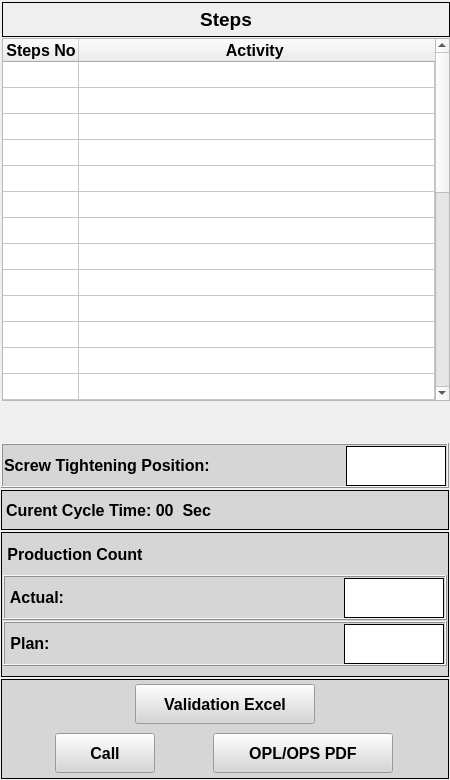
        <widget class="QFrame" name="Station_info_frm">
         <property name="enabled">
          <bool>true</bool>
         </property>
         <property name="minimumSize">
          <size>
           <width>450</width>
           <height>0</height>
          </size>
         </property>
         <property name="maximumSize">
          <size>
           <width>450</width>
           <height>16777215</height>
          </size>
         </property>
         <property name="frameShape">
          <enum>QFrame::NoFrame</enum>
         </property>
         <property name="frameShadow">
          <enum>QFrame::Raised</enum>
         </property>
         <property name="lineWidth">
          <number>1</number>
         </property>
         <property name="midLineWidth">
          <number>0</number>
         </property>
         <layout class="QVBoxLayout" name="verticalLayout_4">
          <property name="spacing">
           <number>2</number>
          </property>
          <property name="leftMargin">
           <number>1</number>
          </property>
          <property name="topMargin">
           <number>1</number>
          </property>
          <property name="rightMargin">
           <number>1</number>
          </property>
          <property name="bottomMargin">
           <number>1</number>
          </property>
          <item>
           <widget class="QWidget" name="only_table_widget" native="true">
            <property name="minimumSize">
             <size>
              <width>450</width>
              <height>0</height>
             </size>
            </property>
            <property name="maximumSize">
             <size>
              <width>450</width>
              <height>400</height>
             </size>
            </property>
            <property name="layoutDirection">
             <enum>Qt::LeftToRight</enum>
            </property>
            <layout class="QVBoxLayout" name="verticalLayout_3">
             <property name="spacing">
              <number>1</number>
             </property>
             <property name="leftMargin">
              <number>1</number>
             </property>
             <property name="topMargin">
              <number>1</number>
             </property>
             <property name="rightMargin">
              <number>1</number>
             </property>
             <property name="bottomMargin">
              <number>0</number>
             </property>
             <item>
              <widget class="QLabel" name="Step_lbl">
               <property name="minimumSize">
                <size>
                 <width>0</width>
                 <height>35</height>
                </size>
               </property>
               <property name="maximumSize">
                <size>
                 <width>16777215</width>
                 <height>35</height>
                </size>
               </property>
               <property name="font">
                <font>
                 <pointsize>14</pointsize>
                 <weight>75</weight>
                 <bold>true</bold>
                </font>
               </property>
               <property name="frameShape">
                <enum>QFrame::Box</enum>
               </property>
               <property name="text">
                <string>Steps</string>
               </property>
               <property name="alignment">
                <set>Qt::AlignCenter</set>
               </property>
              </widget>
             </item>
             <item>
              <widget class="QTableWidget" name="tableWidget">
               <property name="minimumSize">
                <size>
                 <width>0</width>
                 <height>290</height>
                </size>
               </property>
               <property name="maximumSize">
                <size>
                 <width>16777215</width>
                 <height>700</height>
                </size>
               </property>
               <property name="sizeAdjustPolicy">
                <enum>QAbstractScrollArea::AdjustToContents</enum>
               </property>
               <property name="autoScrollMargin">
                <number>13</number>
               </property>
               <property name="sortingEnabled">
                <bool>false</bool>
               </property>
               <property name="wordWrap">
                <bool>true</bool>
               </property>
               <property name="cornerButtonEnabled">
                <bool>true</bool>
               </property>
               <attribute name="horizontalHeaderVisible">
                <bool>true</bool>
               </attribute>
               <attribute name="horizontalHeaderCascadingSectionResizes">
                <bool>false</bool>
               </attribute>
               <attribute name="horizontalHeaderDefaultSectionSize">
                <number>76</number>
               </attribute>
               <attribute name="horizontalHeaderShowSortIndicator" stdset="0">
                <bool>false</bool>
               </attribute>
               <attribute name="horizontalHeaderStretchLastSection">
                <bool>true</bool>
               </attribute>
               <attribute name="verticalHeaderVisible">
                <bool>false</bool>
               </attribute>
               <attribute name="verticalHeaderCascadingSectionResizes">
                <bool>false</bool>
               </attribute>
               <attribute name="verticalHeaderDefaultSectionSize">
                <number>26</number>
               </attribute>
               <attribute name="verticalHeaderShowSortIndicator" stdset="0">
                <bool>false</bool>
               </attribute>
               <attribute name="verticalHeaderStretchLastSection">
                <bool>false</bool>
               </attribute>
               <row>
                <property name="text">
                 <string>New Row</string>
                </property>
               </row>
               <row>
                <property name="text">
                 <string>New Row</string>
                </property>
               </row>
               <row>
                <property name="text">
                 <string>New Row</string>
                </property>
               </row>
               <row>
                <property name="text">
                 <string>New Row</string>
                </property>
               </row>
               <row>
                <property name="text">
                 <string>New Row</string>
                </property>
               </row>
               <row>
                <property name="text">
                 <string>New Row</string>
                </property>
               </row>
               <row>
                <property name="text">
                 <string>New Row</string>
                </property>
               </row>
               <row>
                <property name="text">
                 <string>New Row</string>
                </property>
               </row>
               <row>
                <property name="text">
                 <string>New Row</string>
                </property>
               </row>
               <row>
                <property name="text">
                 <string>New Row</string>
                </property>
               </row>
               <row>
                <property name="text">
                 <string>New Row</string>
                </property>
               </row>
               <row>
                <property name="text">
                 <string>New Row</string>
                </property>
               </row>
               <row>
                <property name="text">
                 <string>New Row</string>
                </property>
               </row>
               <row>
                <property name="text">
                 <string>New Row</string>
                </property>
               </row>
               <row>
                <property name="text">
                 <string>New Row</string>
                </property>
               </row>
               <row>
                <property name="text">
                 <string>New Row</string>
                </property>
               </row>
               <row>
                <property name="text">
                 <string>New Row</string>
                </property>
               </row>
               <row>
                <property name="text">
                 <string>New Row</string>
                </property>
               </row>
               <row>
                <property name="text">
                 <string>New Row</string>
                </property>
               </row>
               <row>
                <property name="text">
                 <string>New Row</string>
                </property>
               </row>
               <row>
                <property name="text">
                 <string>New Row</string>
                </property>
               </row>
               <row>
                <property name="text">
                 <string>New Row</string>
                </property>
               </row>
               <row>
                <property name="text">
                 <string>New Row</string>
                </property>
               </row>
               <row>
                <property name="text">
                 <string>New Row</string>
                </property>
               </row>
               <row>
                <property name="text">
                 <string>New Row</string>
                </property>
               </row>
               <row>
                <property name="text">
                 <string>New Row</string>
                </property>
               </row>
               <row>
                <property name="text">
                 <string>New Row</string>
                </property>
               </row>
               <row>
                <property name="text">
                 <string>New Row</string>
                </property>
               </row>
               <row>
                <property name="text">
                 <string>New Row</string>
                </property>
               </row>
               <row>
                <property name="text">
                 <string>New Row</string>
                </property>
               </row>
               <row>
                <property name="text">
                 <string>New Row</string>
                </property>
               </row>
               <column>
                <property name="text">
                 <string>Steps No</string>
                </property>
                <property name="toolTip">
                 <string notr="true"/>
                </property>
                <property name="font">
                 <font>
                  <pointsize>12</pointsize>
                  <weight>75</weight>
                  <bold>true</bold>
                 </font>
                </property>
               </column>
               <column>
                <property name="text">
                 <string>Activity </string>
                </property>
                <property name="font">
                 <font>
                  <pointsize>12</pointsize>
                  <weight>75</weight>
                  <bold>true</bold>
                 </font>
                </property>
               </column>
              </widget>
             </item>
             <item>
              <spacer name="verticalSpacer_3">
               <property name="orientation">
                <enum>Qt::Vertical</enum>
               </property>
               <property name="sizeHint" stdset="0">
                <size>
                 <width>0</width>
                 <height>0</height>
                </size>
               </property>
              </spacer>
             </item>
            </layout>
           </widget>
          </item>
          <item>
           <spacer name="verticalSpacer_4">
            <property name="orientation">
             <enum>Qt::Vertical</enum>
            </property>
            <property name="sizeHint" stdset="0">
             <size>
              <width>20</width>
              <height>40</height>
             </size>
            </property>
           </spacer>
          </item>
          <item>
           <widget class="QFrame" name="frame_19">
            <property name="minimumSize">
             <size>
              <width>0</width>
              <height>45</height>
             </size>
            </property>
            <property name="maximumSize">
             <size>
              <width>16777215</width>
              <height>45</height>
             </size>
            </property>
            <property name="styleSheet">
             <string notr="true">background-color: rgb(214, 214, 214);</string>
            </property>
            <property name="frameShape">
             <enum>QFrame::Box</enum>
            </property>
            <property name="frameShadow">
             <enum>QFrame::Raised</enum>
            </property>
            <layout class="QHBoxLayout" name="horizontalLayout_15">
             <property name="spacing">
              <number>1</number>
             </property>
             <property name="leftMargin">
              <number>1</number>
             </property>
             <property name="topMargin">
              <number>1</number>
             </property>
             <property name="rightMargin">
              <number>1</number>
             </property>
             <property name="bottomMargin">
              <number>1</number>
             </property>
             <item>
              <widget class="QLabel" name="label_17">
               <property name="minimumSize">
                <size>
                 <width>0</width>
                 <height>20</height>
                </size>
               </property>
               <property name="maximumSize">
                <size>
                 <width>16777215</width>
                 <height>20</height>
                </size>
               </property>
               <property name="font">
                <font>
                 <pointsize>12</pointsize>
                 <weight>75</weight>
                 <bold>true</bold>
                </font>
               </property>
               <property name="text">
                <string>Screw Tightening Position:</string>
               </property>
              </widget>
             </item>
             <item>
              <widget class="QLabel" name="Screw_position">
               <property name="minimumSize">
                <size>
                 <width>100</width>
                 <height>40</height>
                </size>
               </property>
               <property name="maximumSize">
                <size>
                 <width>100</width>
                 <height>40</height>
                </size>
               </property>
               <property name="font">
                <font>
                 <pointsize>12</pointsize>
                 <weight>75</weight>
                 <bold>true</bold>
                </font>
               </property>
               <property name="styleSheet">
                <string notr="true">background-color:rgb(255, 255, 255);</string>
               </property>
               <property name="frameShape">
                <enum>QFrame::Box</enum>
               </property>
               <property name="text">
                <string/>
               </property>
               <property name="alignment">
                <set>Qt::AlignCenter</set>
               </property>
               <property name="margin">
                <number>5</number>
               </property>
              </widget>
             </item>
            </layout>
           </widget>
          </item>
          <item>
           <widget class="QLabel" name="Current_Cycle_Time_lbl">
            <property name="minimumSize">
             <size>
              <width>0</width>
              <height>40</height>
             </size>
            </property>
            <property name="maximumSize">
             <size>
              <width>16777215</width>
              <height>40</height>
             </size>
            </property>
            <property name="font">
             <font>
              <pointsize>12</pointsize>
              <weight>75</weight>
              <bold>true</bold>
             </font>
            </property>
            <property name="styleSheet">
             <string notr="true">background-color: rgb(214, 214, 214);</string>
            </property>
            <property name="frameShape">
             <enum>QFrame::Box</enum>
            </property>
            <property name="text">
             <string>Curent Cycle Time: 00  Sec</string>
            </property>
            <property name="alignment">
             <set>Qt::AlignLeading|Qt::AlignLeft|Qt::AlignVCenter</set>
            </property>
            <property name="margin">
             <number>10</number>
            </property>
           </widget>
          </item>
          <item>
           <widget class="QFrame" name="frame_5">
            <property name="minimumSize">
             <size>
              <width>0</width>
              <height>145</height>
             </size>
            </property>
            <property name="maximumSize">
             <size>
              <width>16777215</width>
              <height>145</height>
             </size>
            </property>
            <property name="styleSheet">
             <string notr="true">background-color: rgb(214, 214, 214);</string>
            </property>
            <property name="frameShape">
             <enum>QFrame::Box</enum>
            </property>
            <property name="frameShadow">
             <enum>QFrame::Plain</enum>
            </property>
            <property name="lineWidth">
             <number>1</number>
            </property>
            <layout class="QVBoxLayout" name="verticalLayout_18">
             <property name="spacing">
              <number>1</number>
             </property>
             <property name="leftMargin">
              <number>1</number>
             </property>
             <property name="topMargin">
              <number>1</number>
             </property>
             <property name="rightMargin">
              <number>1</number>
             </property>
             <property name="bottomMargin">
              <number>1</number>
             </property>
             <item>
              <widget class="QLabel" name="label_2">
               <property name="minimumSize">
                <size>
                 <width>0</width>
                 <height>40</height>
                </size>
               </property>
               <property name="maximumSize">
                <size>
                 <width>16777215</width>
                 <height>40</height>
                </size>
               </property>
               <property name="font">
                <font>
                 <pointsize>12</pointsize>
                 <weight>75</weight>
                 <bold>true</bold>
                </font>
               </property>
               <property name="text">
                <string> Production Count</string>
               </property>
              </widget>
             </item>
             <item>
              <widget class="QFrame" name="frame_17">
               <property name="minimumSize">
                <size>
                 <width>0</width>
                 <height>45</height>
                </size>
               </property>
               <property name="maximumSize">
                <size>
                 <width>16777215</width>
                 <height>45</height>
                </size>
               </property>
               <property name="frameShape">
                <enum>QFrame::Box</enum>
               </property>
               <property name="frameShadow">
                <enum>QFrame::Raised</enum>
               </property>
               <layout class="QHBoxLayout" name="horizontalLayout_6">
                <property name="spacing">
                 <number>1</number>
                </property>
                <property name="leftMargin">
                 <number>1</number>
                </property>
                <property name="topMargin">
                 <number>1</number>
                </property>
                <property name="rightMargin">
                 <number>1</number>
                </property>
                <property name="bottomMargin">
                 <number>1</number>
                </property>
                <item>
                 <widget class="QLabel" name="label_15">
                  <property name="minimumSize">
                   <size>
                    <width>0</width>
                    <height>20</height>
                   </size>
                  </property>
                  <property name="maximumSize">
                   <size>
                    <width>16777215</width>
                    <height>20</height>
                   </size>
                  </property>
                  <property name="font">
                   <font>
                    <pointsize>12</pointsize>
                    <weight>75</weight>
                    <bold>true</bold>
                   </font>
                  </property>
                  <property name="text">
                   <string> Actual:</string>
                  </property>
                 </widget>
                </item>
                <item>
                 <widget class="QLabel" name="Actual_prod_count">
                  <property name="minimumSize">
                   <size>
                    <width>100</width>
                    <height>40</height>
                   </size>
                  </property>
                  <property name="maximumSize">
                   <size>
                    <width>100</width>
                    <height>40</height>
                   </size>
                  </property>
                  <property name="font">
                   <font>
                    <pointsize>12</pointsize>
                    <weight>75</weight>
                    <bold>true</bold>
                   </font>
                  </property>
                  <property name="styleSheet">
                   <string notr="true">background-color:rgb(255, 255, 255);</string>
                  </property>
                  <property name="frameShape">
                   <enum>QFrame::Box</enum>
                  </property>
                  <property name="text">
                   <string/>
                  </property>
                  <property name="alignment">
                   <set>Qt::AlignCenter</set>
                  </property>
                  <property name="margin">
                   <number>5</number>
                  </property>
                 </widget>
                </item>
               </layout>
              </widget>
             </item>
             <item>
              <widget class="QFrame" name="frame_18">
               <property name="maximumSize">
                <size>
                 <width>16777215</width>
                 <height>45</height>
                </size>
               </property>
               <property name="frameShape">
                <enum>QFrame::Box</enum>
               </property>
               <property name="frameShadow">
                <enum>QFrame::Raised</enum>
               </property>
               <layout class="QHBoxLayout" name="horizontalLayout_7">
                <property name="spacing">
                 <number>1</number>
                </property>
                <property name="leftMargin">
                 <number>1</number>
                </property>
                <property name="topMargin">
                 <number>1</number>
                </property>
                <property name="rightMargin">
                 <number>1</number>
                </property>
                <property name="bottomMargin">
                 <number>1</number>
                </property>
                <item>
                 <widget class="QLabel" name="label_12">
                  <property name="minimumSize">
                   <size>
                    <width>0</width>
                    <height>20</height>
                   </size>
                  </property>
                  <property name="maximumSize">
                   <size>
                    <width>16777215</width>
                    <height>20</height>
                   </size>
                  </property>
                  <property name="font">
                   <font>
                    <pointsize>12</pointsize>
                    <weight>75</weight>
                    <bold>true</bold>
                   </font>
                  </property>
                  <property name="text">
                   <string> Plan:</string>
                  </property>
                 </widget>
                </item>
                <item>
                 <widget class="QLabel" name="PLan_prod_count">
                  <property name="minimumSize">
                   <size>
                    <width>100</width>
                    <height>40</height>
                   </size>
                  </property>
                  <property name="maximumSize">
                   <size>
                    <width>100</width>
                    <height>40</height>
                   </size>
                  </property>
                  <property name="font">
                   <font>
                    <pointsize>12</pointsize>
                    <weight>75</weight>
                    <bold>true</bold>
                   </font>
                  </property>
                  <property name="styleSheet">
                   <string notr="true">background-color:rgb(255, 255, 255);
</string>
                  </property>
                  <property name="frameShape">
                   <enum>QFrame::Box</enum>
                  </property>
                  <property name="text">
                   <string/>
                  </property>
                  <property name="alignment">
                   <set>Qt::AlignCenter</set>
                  </property>
                  <property name="margin">
                   <number>5</number>
                  </property>
                 </widget>
                </item>
               </layout>
              </widget>
             </item>
             <item>
              <spacer name="verticalSpacer_5">
               <property name="orientation">
                <enum>Qt::Vertical</enum>
               </property>
               <property name="sizeHint" stdset="0">
                <size>
                 <width>20</width>
                 <height>40</height>
                </size>
               </property>
              </spacer>
             </item>
            </layout>
           </widget>
          </item>
          <item>
           <widget class="QFrame" name="Pdf_Video_btn_frm">
            <property name="minimumSize">
             <size>
              <width>0</width>
              <height>100</height>
             </size>
            </property>
            <property name="maximumSize">
             <size>
              <width>16777215</width>
              <height>100</height>
             </size>
            </property>
            <property name="styleSheet">
             <string notr="true">background-color: rgb(214, 214, 214);</string>
            </property>
            <property name="frameShape">
             <enum>QFrame::Box</enum>
            </property>
            <property name="frameShadow">
             <enum>QFrame::Plain</enum>
            </property>
            <layout class="QVBoxLayout" name="verticalLayout_7">
             <property name="leftMargin">
              <number>1</number>
             </property>
             <property name="topMargin">
              <number>1</number>
             </property>
             <property name="rightMargin">
              <number>1</number>
             </property>
             <property name="bottomMargin">
              <number>1</number>
             </property>
             <item>
              <layout class="QHBoxLayout" name="horizontalLayout_9">
               <item>
                <widget class="QPushButton" name="open_excel_btn">
                 <property name="minimumSize">
                  <size>
                   <width>180</width>
                   <height>40</height>
                  </size>
                 </property>
                 <property name="maximumSize">
                  <size>
                   <width>150</width>
                   <height>40</height>
                  </size>
                 </property>
                 <property name="font">
                  <font>
                   <pointsize>12</pointsize>
                   <weight>75</weight>
                   <bold>true</bold>
                  </font>
                 </property>
                 <property name="cursor">
                  <cursorShape>PointingHandCursor</cursorShape>
                 </property>
                 <property name="styleSheet">
                  <string notr="true">
selection-color: rgb(255, 78, 25);</string>
                 </property>
                 <property name="text">
                  <string>Validation Excel</string>
                 </property>
                 <property name="checkable">
                  <bool>false</bool>
                 </property>
                 <property name="autoDefault">
                  <bool>false</bool>
                 </property>
                </widget>
               </item>
              </layout>
             </item>
             <item>
              <layout class="QHBoxLayout" name="horizontalLayout_11">
               <item>
                <widget class="QPushButton" name="Call_btn">
                 <property name="minimumSize">
                  <size>
                   <width>100</width>
                   <height>40</height>
                  </size>
                 </property>
                 <property name="maximumSize">
                  <size>
                   <width>100</width>
                   <height>40</height>
                  </size>
                 </property>
                 <property name="font">
                  <font>
                   <pointsize>12</pointsize>
                   <weight>75</weight>
                   <bold>true</bold>
                  </font>
                 </property>
                 <property name="styleSheet">
                  <string notr="true">background-color: rgb(214, 214, 214);</string>
                 </property>
                 <property name="text">
                  <string>Call</string>
                 </property>
                </widget>
               </item>
               <item>
                <widget class="QPushButton" name="opl_pdf_btn">
                 <property name="minimumSize">
                  <size>
                   <width>180</width>
                   <height>40</height>
                  </size>
                 </property>
                 <property name="maximumSize">
                  <size>
                   <width>180</width>
                   <height>40</height>
                  </size>
                 </property>
                 <property name="font">
                  <font>
                   <pointsize>12</pointsize>
                   <weight>75</weight>
                   <bold>true</bold>
                  </font>
                 </property>
                 <property name="cursor">
                  <cursorShape>PointingHandCursor</cursorShape>
                 </property>
                 <property name="styleSheet">
                  <string notr="true">background-color: rgb(214, 214, 214);</string>
                 </property>
                 <property name="text">
                  <string>OPL/OPS PDF</string>
                 </property>
                 <property name="checkable">
                  <bool>false</bool>
                 </property>
                 <property name="autoDefault">
                  <bool>false</bool>
                 </property>
                </widget>
               </item>
              </layout>
             </item>
            </layout>
           </widget>
          </item>
         </layout>
        </widget>
